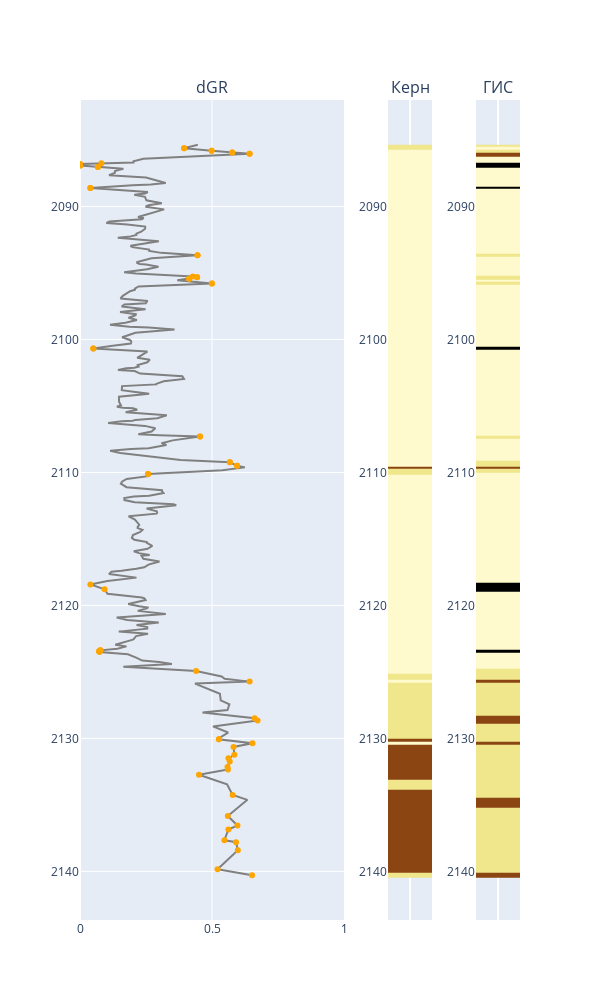

Notebook code for this chart:
### Markdown cell above
Тестирование качества увязки литологии по ГИС и по керну

### Code cell
print(qaqcc.get_method_description('test_lithology'))
qaqcc.test_lithology()

### Figure 1 — Plotly figure (JSON) as saved in the notebook; plotly's stock layout.template omitted (floating-point values rounded to 4 significant figures; data arrays with more than 128 entries replaced by an {"elided": "..."} marker saying what was removed)
{"data": [{"hoverlabel": {"namelength": 0}, "hovertemplate": "Глубина: %{y} <br> Значение каротажа: %{x:.2f}", "line": {"color": "grey"}, "marker": {"color": "orange", "opacity": {"elided": "495 float values"}}, "mode": "lines+markers", "type": "scatter", "x": {"elided": "495 float values"}, "xaxis": "x", "y": {"elided": "495 float values"}, "yaxis": "y"}, {"colorscale": [[0, "rgb(255, 250, 205)"], [0.25, "rgb(255, 250, 205)"], [0.5, "rgb(240, 230, 140)"], [0.75, "rgb(139, 69, 19)"], [1, "rgb(0, 0, 0)"]], "hoverlabel": {"namelength": 0}, "hovertemplate": "Глубина: %{y} <br>Литология: %{hovertext}", "hovertext": {"elided": "495x1 str values"}, "showscale": false, "type": "heatmap", "xaxis": "x2", "y": {"elided": "495 float values"}, "yaxis": "y2", "z": {"elided": "495x1 float values"}, "zmax": 1, "zmin": 0}, {"colorscale": [[0, "rgb(255, 250, 205)"], [0.25, "rgb(255, 250, 205)"], [0.5, "rgb(240, 230, 140)"], [0.75, "rgb(139, 69, 19)"], [1, "rgb(0, 0, 0)"]], "hoverlabel": {"namelength": 0}, "hovertemplate": "Глубина: %{y} <br>Литология: %{hovertext}", "hovertext": {"elided": "495x1 str values"}, "showscale": false, "type": "heatmap", "xaxis": "x3", "y": {"elided": "495 float values"}, "yaxis": "y3", "z": {"elided": "495x1 float values"}, "zmax": 1, "zmin": 0}], "layout": {"annotations": [{"font": {"size": 16}, "showarrow": false, "text": "dGR", "x": 0.3, "xanchor": "center", "xref": "paper", "y": 1, "yanchor": "bottom", "yref": "paper"}, {"font": {"size": 16}, "showarrow": false, "text": "Керн", "x": 0.75, "xanchor": "center", "xref": "paper", "y": 1, "yanchor": "bottom", "yref": "paper"}, {"font": {"size": 16}, "showarrow": false, "text": "ГИС", "x": 0.95, "xanchor": "center", "xref": "paper", "y": 1, "yanchor": "bottom", "yref": "paper"}], "height": 1000, "width": 600, "xaxis": {"anchor": "y", "domain": [0, 0.6], "range": [0, 1]}, "xaxis2": {"anchor": "y2", "domain": [0.7, 0.8], "showticklabels": false}, "xaxis3": {"anchor": "y3", "domain": [0.9, 1], "showticklabels": false}, "yaxis": {"anchor": "x", "autorange": "reversed", "domain": [0, 1], "matches": "y", "range": [2085.0, 2140.0]}, "yaxis2": {"anchor": "x2", "autorange": "reversed", "domain": [0, 1], "matches": "y"}, "yaxis3": {"anchor": "x3", "autorange": "reversed", "domain": [0, 1], "matches": "y"}}}
